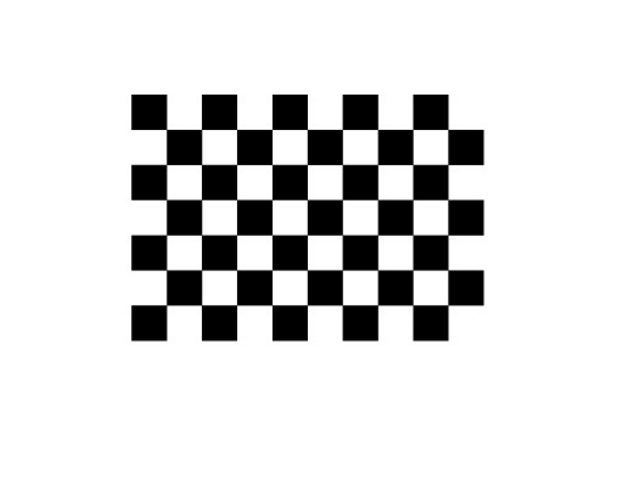
#> input picture main/images/EWqGW.jpg, 640 x 487 px; its folder holds only this picture in this run
$ python camera.py
#> lines starting #> are read from the running program, lines starting #| are printed output that depends on the picture; after the words box and inside, x2 and y2 are one past the last pixel; in counts of white or black regions, pixels touching at a corner belong together
import numpy as np
import cv2
import glob

# Define the chess board rows and columns
rows = 6
cols = 9

# Set the termination criteria for the corner sub-pixel algorithm
criteria = (cv2.TERM_CRITERIA_MAX_ITER + cv2.TERM_CRITERIA_EPS, 30, 0.001)

# Prepare the object points: (0,0,0), (1,0,0), (2,0,0), ..., (6,5,0). They are the same for all images
objectPoints = np.zeros((rows * cols, 3), np.float32)
objectPoints[:, :2] = np.mgrid[0:rows, 0:cols].T.reshape(-1, 2)

# Create the arrays to store the object points and the image points
objectPointsArray = []
imgPointsArray = []

# Loop over the image files
for path in glob.glob('./images/*.jpg'):
    # Load the image and convert it to gray scale
    img = cv2.imread(path)
#> img is the input picture: shape (487, 640, 3); min 0, max 255, mean 219.1
    gray = cv2.cvtColor(img, cv2.COLOR_BGR2GRAY)

    # Find the chess board corners
    ret, corners = cv2.findChessboardCorners(gray, (rows, cols), None)
#> ret = True; corners = 54 rows, first 8: [166.4, 304.9], [166.4, 270], [166.5, 235], [166.4, 199.7], [166.4, 164.6], [166.4, 129.4], [201.5, 304.9], [201.5, 270]

    # Make sure the chess board pattern was found in the image
    if ret:
        # Refine the corner position
        corners = cv2.cornerSubPix(gray, corners, (11, 11), (-1, -1), criteria)
#> corners = 54 rows, first 8: [166.4, 305], [166.4, 270], [166.4, 235], [166.4, 199.6], [166.4, 164.6], [166.4, 129.4], [201.5, 304.9], [201.5, 270]

        # Add the object points and the image points to the arrays
        objectPointsArray.append(objectPoints)
        imgPointsArray.append(corners)

        # Draw the corners on the image
        cv2.drawChessboardCorners(img, (rows, cols), corners, ret)
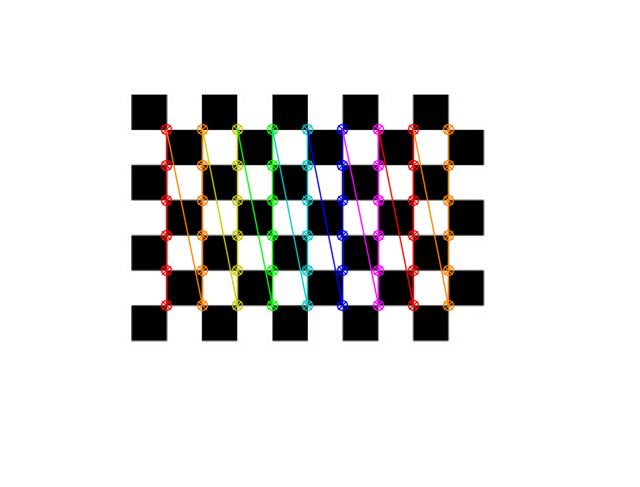
#> img: shape (487, 640, 3); 4.26% of pixels changed, all inside (x1, y1, x2, y2) = (160, 123, 455, 312)

    # Display the image
    cv2.namedWindow('image', cv2.WINDOW_NORMAL)
    cv2.resizeWindow('image', 1366, 768)
    cv2.imshow('image', img)
    cv2.waitKey(10000)

# Calibrate the camera and save the results
ret, mtx, dist, rvecs, tvecs = cv2.calibrateCamera(objectPointsArray, imgPointsArray, gray.shape[::-1], None, None)
#> ret = 0.104; mtx = [[3600.4, 0, 362.4], [0, 3592.2, 224.6], [0, 0, 1]]; dist = [[-0.0701, -196.7, -0.0112, -0.0299, -0.979]]; rvecs = ([-0.0372, 0.0176, -1.57],); tvecs = ([-5.56, 2.29, 102.4],)
np.savez('./images/calib.npz', mtx=mtx, dist=dist, rvecs=rvecs, tvecs=tvecs)
"""
# Print the camera calibration error
error = 0

for i in range(len(objectPointsArray)):
    imgPoints, _ = cv2.projectPoints(objectPointsArray[i], rvecs[i], tvecs[i], mtx, dist)
    error += cv2.norm(imgPointsArray[i], imgPoints, cv2.NORM_L2) / len(imgPoints)

print("Total error: ", error / len(objectPointsArray))

# Load one of the test images
img = cv2.imread('./images/EWqGW.jpg')
h, w = img.shape[:2]

# Obtain the new camera matrix and undistort the image
newCameraMtx, roi = cv2.getOptimalNewCameraMatrix(mtx, dist, (w, h), 1, (w, h))
undistortedImg = cv2.undistort(img, mtx, dist, None, newCameraMtx)

# Crop the undistorted image
# x, y, w, h = roi
# undistortedImg = undistortedImg[y:y + h, x:x + w]

# Display the final result
cv2.imshow('chess board', np.hstack((img, undistortedImg)))
cv2.waitKey(10000)
"""
cv2.destroyAllWindows()
